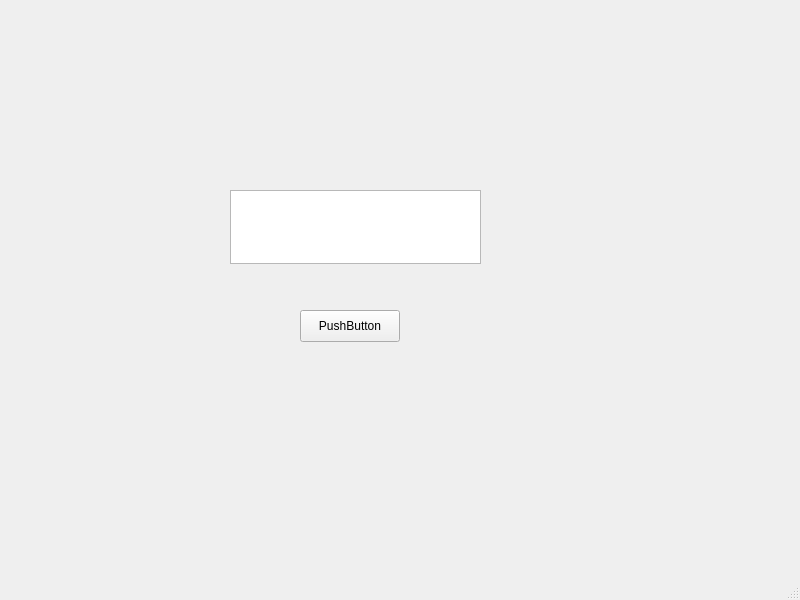
<?xml version="1.0" encoding="UTF-8"?>
<ui version="4.0">
 <class>main_window</class>
 <widget class="QMainWindow" name="main_window">
  <property name="geometry">
   <rect>
    <x>0</x>
    <y>0</y>
    <width>800</width>
    <height>600</height>
   </rect>
  </property>
  <property name="windowTitle">
   <string>main_window</string>
  </property>
  <widget class="QWidget" name="centralwidget">
   <widget class="QPushButton" name="pushButton">
    <property name="geometry">
     <rect>
      <x>300</x>
      <y>310</y>
      <width>100</width>
      <height>32</height>
     </rect>
    </property>
    <property name="text">
     <string>PushButton</string>
    </property>
   </widget>
   <widget class="QTextEdit" name="textEdit">
    <property name="geometry">
     <rect>
      <x>230</x>
      <y>190</y>
      <width>251</width>
      <height>74</height>
     </rect>
    </property>
   </widget>
  </widget>
  <widget class="QMenuBar" name="menubar">
   <property name="geometry">
    <rect>
     <x>0</x>
     <y>0</y>
     <width>800</width>
     <height>42</height>
    </rect>
   </property>
  </widget>
  <widget class="QStatusBar" name="statusbar"/>
 </widget>
 <resources/>
 <connections/>
</ui>
